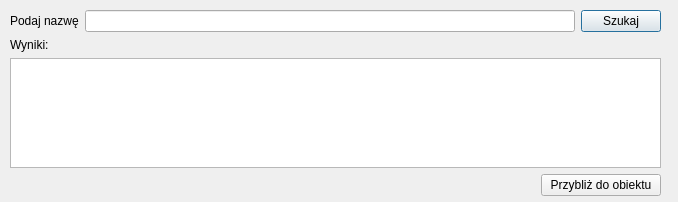
<?xml version="1.0" encoding="UTF-8"?>
<ui version="4.0">
 <class>Dialog</class>
 <widget class="QDialog" name="Dialog">
  <property name="geometry">
   <rect>
    <x>0</x>
    <y>0</y>
    <width>678</width>
    <height>202</height>
   </rect>
  </property>
  <property name="windowTitle">
   <string>Wyszukaj obiekt z PRNG</string>
  </property>
  <property name="windowOpacity">
   <double>0.000000000000000</double>
  </property>
  <widget class="QWidget" name="verticalLayoutWidget">
   <property name="geometry">
    <rect>
     <x>10</x>
     <y>10</y>
     <width>651</width>
     <height>186</height>
    </rect>
   </property>
   <layout class="QVBoxLayout" name="verticalLayout_2">
    <item>
     <layout class="QHBoxLayout" name="horizontalLayout">
      <item>
       <widget class="QLabel" name="label">
        <property name="text">
         <string>Podaj nazwę</string>
        </property>
       </widget>
      </item>
      <item>
       <widget class="QLineEdit" name="lineEdit"/>
      </item>
      <item>
       <widget class="QPushButton" name="SzukajButton">
        <property name="text">
         <string>Szukaj</string>
        </property>
       </widget>
      </item>
     </layout>
    </item>
    <item>
     <widget class="QLabel" name="label_2">
      <property name="text">
       <string>Wyniki:</string>
      </property>
     </widget>
    </item>
    <item>
     <widget class="QListView" name="listView">
      <property name="enabled">
       <bool>true</bool>
      </property>
     </widget>
    </item>
    <item alignment="Qt::AlignRight">
     <widget class="QPushButton" name="ObiektButton">
      <property name="minimumSize">
       <size>
        <width>120</width>
        <height>0</height>
       </size>
      </property>
      <property name="text">
       <string>Przybliż do obiektu</string>
      </property>
     </widget>
    </item>
   </layout>
  </widget>
 </widget>
 <resources/>
 <connections/>
</ui>
